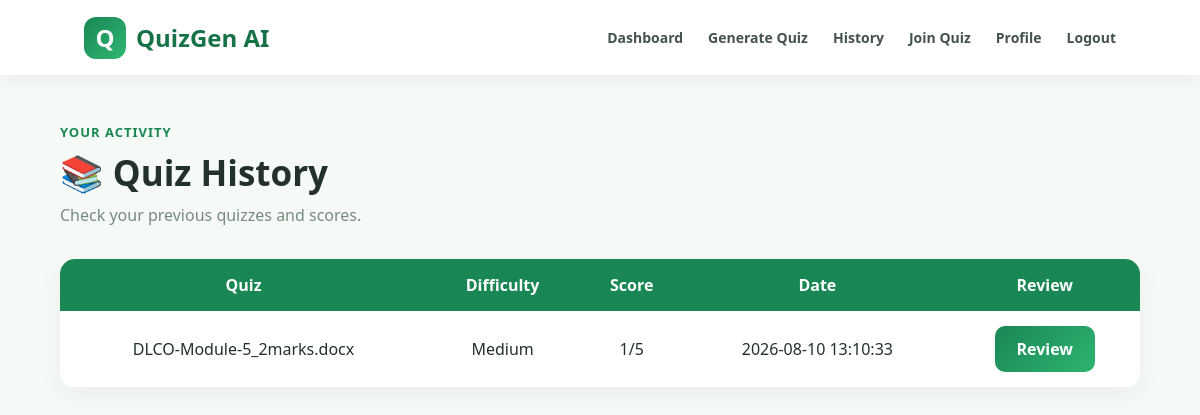
Screenshot of /history (signed in) with the database file from the repository.
### tables this page shows
CREATE TABLE results (

            id INTEGER PRIMARY KEY AUTOINCREMENT,

            user_id INTEGER,

            quiz_id INTEGER,

            score INTEGER,

            total INTEGER,

            created_at TIMESTAMP DEFAULT CURRENT_TIMESTAMP

        );

CREATE TABLE quizzes (

            id INTEGER PRIMARY KEY AUTOINCREMENT,

            user_id INTEGER,

            title TEXT,

            difficulty TEXT,

            total_questions INTEGER,

            created_at TIMESTAMP DEFAULT CURRENT_TIMESTAMP

        );

### app.py (the view)
@app.route("/history")
def history():
    if "user_id" not in session:
        return redirect("/login")
    conn = get_db()
    history_data = conn.execute(
        """
        SELECT
            results.id,
            quizzes.title,
            quizzes.difficulty,
            results.score,
            results.total,
            results.created_at

        FROM results

        JOIN quizzes
        ON results.quiz_id = quizzes.id

        WHERE results.user_id = ?

        ORDER BY results.id DESC
        """,
        (
            session["user_id"],
        )
    ).fetchall()
    conn.close()
    return render_template(
        "history.html",
        history=history_data
    )

### app.py (called while the page is built)
def get_db():
    conn = sqlite3.connect("database.db")
    conn.row_factory = sqlite3.Row
    return conn

### templates/history.html (shortened to what this page needs)
{% extends "base.html" %}
{% block content %}
<div class="container">
    <div class="page-header">
        <span class="small-title">
            YOUR ACTIVITY
        </span>
        <h1>📚 Quiz History</h1>
        <p class="muted">
            Check your previous quizzes and scores.
        </p>
    </div>
    {% if history %}
        <table>
            <tr>
                <th>Quiz</th>
                <th>Difficulty</th>
                <th>Score</th>
                <th>Date</th>
                <th>Review</th>
            </tr>
            {% for item in history %}
                <tr>
                    <td>
                        {{ item['title'] }}
                    </td>
                    <td>
                        {{ item['difficulty'] }}
                    </td>
                    <td>
                        {{ item['score'] }}/{{ item['total'] }}
                    </td>
                    <td>
                        {{ item['created_at'] }}
                    </td>
                    <td>
                        <a href="{{ url_for(
                            'review',
                            result_id=item['id']
                        ) }}"
                           class="btn">
                            Review
                        </a>
                    </td>
                </tr>
            {% endfor %}
        </table>
    {% endif %}
</div>
{% endblock %}

### templates/base.html (style rules this page uses)
* { margin:0; padding:0; box-sizing:border-box; font-family:"Segoe UI",Arial,sans-serif; }
body { background:#f6faf7; color:#223129; min-height:100vh; }
.container { width:90%; max-width:1150px; margin:45px auto; }
.page-header { margin-bottom:30px; }
.small-title { color:#198754; font-weight:700; font-size:13px; letter-spacing:1px; }
.page-header h1 { font-size:35px; margin:7px 0; }
.muted { color:#7a8980; line-height:1.6; }
.btn { border:none; display:inline-block; text-decoration:none; background:linear-gradient(135deg,#198754,#2db471); color:white; padding:12px 22px; border-radius:10px; font-weight:700; cursor:pointer; transition:.25s; }
table { width:100%; border-collapse:collapse; background:white; border-radius:15px; overflow:hidden; box-shadow:0 7px 25px rgba(0,0,0,.05); }
th { background:#198754; color:white; padding:15px; }
td { padding:15px; text-align:center; border-bottom:1px solid #edf2ef; }

### rows the page displays
results: title "DLCO-Module-5_2marks.docx", difficulty "Medium", score "1", total "5", created_at "2026-08-10 13:10:33"
